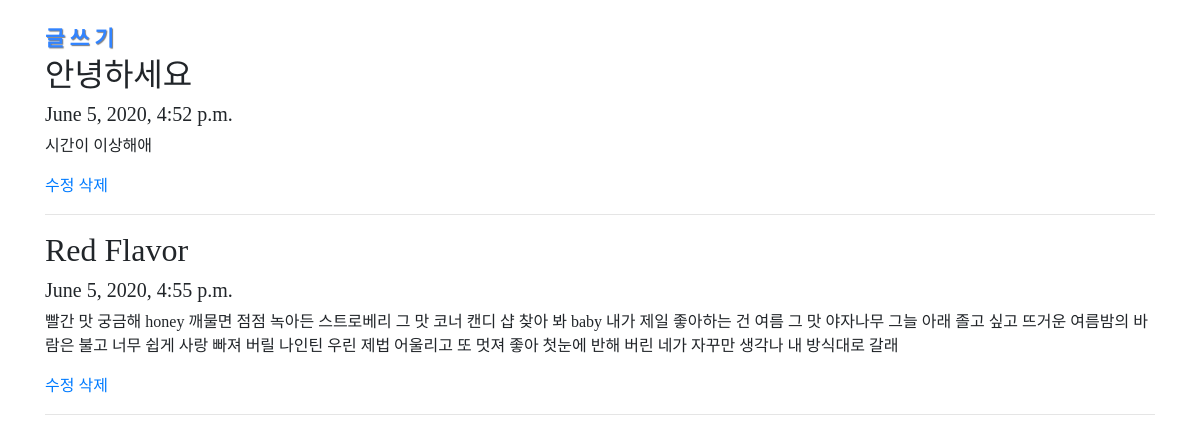
The app's page /funccrud/read/ with its own data.
### blogapp/models.py (models this page shows, shortened)
class Blog(models.Model):
    title = models.CharField(max_length=100)
    pub_date = models.DateTimeField('date published')
    body = models.TextField()

### blogapp/views.py (the view)
# urls.py: path('read/', views.read, name="home"),
def read(request):
    blogs = Blog.objects.all()
    return render(request, 'viewcrud/funccrud.html', {'blogs':blogs})

### blogapp/templates/viewcrud/funccrud.html (shortened to what this page needs)
{% load static %}
<!DOCTYPE html>
<html lang="ko">
    <head>
        <link rel="stylesheet" href="https://stackpath.bootstrapcdn.com/bootstrap/4.5.0/css/bootstrap.min.css">
    </head>
    <body>
        <div class="container">
            <br>
            <a class="info" href="{% url 'newblog' %}">글쓰기</a>
            <br>
            {% for blog in blogs %}
                <h2>{{blog.title}}</h2>
                <h5>{{blog.pub_date}}</h5>
                <p>{{blog.body}}</p>
                <a href = "{% url 'update' blog.id %}">수정</a>
                <a href = "{% url 'delete' blog.id %}">삭제</a>
                <hr>
            {% endfor %}
        </div>
    </body>
</html>

### blogapp/templates/viewcrud/funccrud.html (style rules this page uses)
body { font-family: 'Nanum Myeongjo'; }
.info { color: rgb(50, 132, 255); font-size: 16pt; text-shadow: 1px 1px 1px gray; letter-spacing: 5px; font-weight: bold; }

### records on screen
Blog: title "안녕하세요", pub_date "June 5, 2020, 4:52 p.m.", body "시간이 이상해애"
Blog: title "Red Flavor", pub_date "June 5, 2020, 4:55 p.m.", body "빨간 맛 궁금해 honey 깨물면 점점 녹아든 스트로베리 그 맛 코너 캔디 샵 찾아 봐 baby 내가 제일 좋아하는 건 여름 그 맛 야자나무 그늘 아래 졸고 싶고 뜨거운 여름밤의 바람은 불고 너무 쉽게 사랑 빠져 버릴 나인틴 우린 제법 어울리고 또 멋져 좋아 첫눈에 반해 버린 네가 자꾸만 생각나 내 방식대로 갈래"
